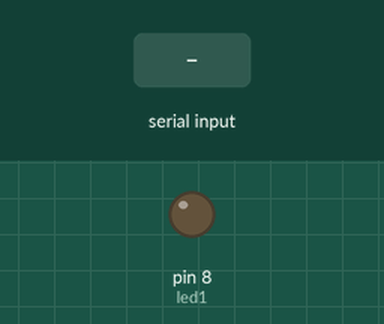
Simulated run of this sketch. Board: Arduino Uno, built with avr-gcc and run on an emulated ATmega328P. Shown: output pins drawn as LEDs (lit = HIGH). Inputs (shaded band) come from the test bench.

Above: at 1.2 s.
1.3 s: "A" received over the second serial link
At 1.9 s:
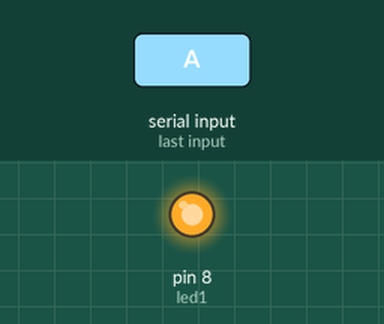
2.8 s: "a" received over the second serial link
At 4.2 s:
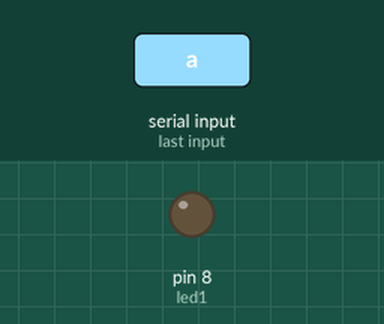
Timing chart, 0 to 5.8 s (numbered marks = the images above; inputs shaded):
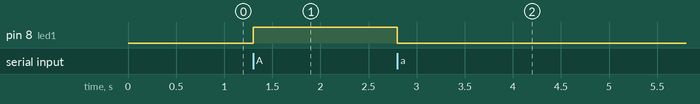

Measured:
- after the input at 1.3 s, pin 8 (led1): LOW → HIGH at once
- after the input at 2.8 s, pin 8 (led1): HIGH → LOW at once

The sketch:

exemplo_bluetooth_arduino.ino
```cpp
#include <SoftwareSerial.h>

SoftwareSerial btSerial(10,11); //rx e tx

#define led1 8

void setup() {
    btSerial.begin(9600);
    pinMode(led1, OUTPUT);

}

void loop() {

    char c = btSerial.read();
    if(c == 'A'){
      digitalWrite(led1, HIGH);
    }
    if(c == 'a'){
      digitalWrite(led1, LOW);
    }
}
```
